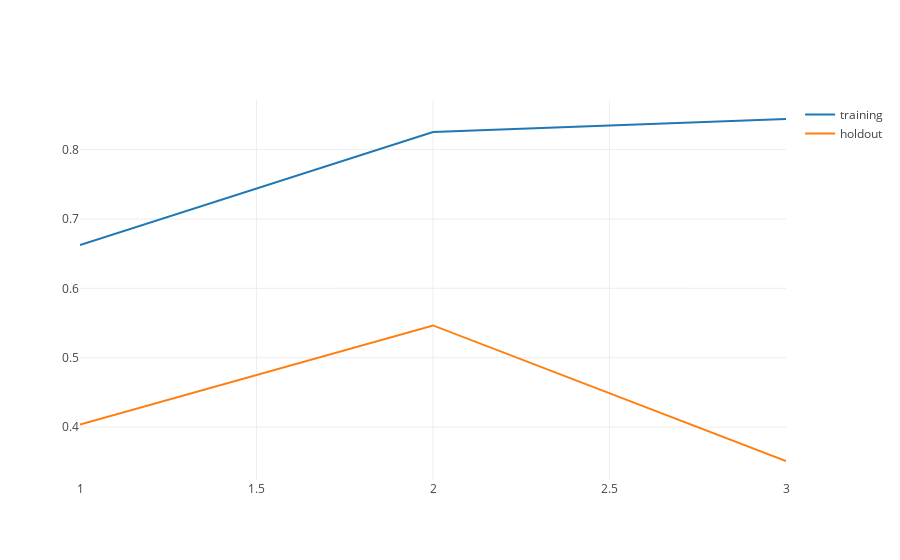

Notebook source saved alongside this figure:
### Markdown cell above
| model                  |train score | holdout score |  
| ---------------------- |:----------:| :------------:|
| temps, ages, weekend   | .66        |  .40          |
| temps, weekend         | .82        |  .54      
| temps                  | .84        |  .35         |

### Code cell
model_parameters = [1, 2, 3]
training_trace = trace_values(model_parameters, training_scores, mode = 'lines', name = 'training')
holdout_trace = trace_values(model_parameters, holdout_scores, mode = 'lines', name = 'holdout')
plot([training_trace, holdout_trace])

### Figure 1 — Plotly figure (JSON) as saved in the notebook; plotly's stock layout.template omitted (floating-point values rounded to 4 significant figures)
{"data": [{"mode": "lines", "name": "training", "text": [], "type": "scatter", "uid": "8e5c9fd0-a00c-4945-aab2-bec47be20967", "x": [1, 2, 3], "y": [0.6624, 0.8253, 0.8441]}, {"mode": "lines", "name": "holdout", "text": [], "type": "scatter", "uid": "1e5587ca-dc34-4150-a903-17f1f76e4e32", "x": [1, 2, 3], "y": [0.4037, 0.5466, 0.3512]}], "layout": {"autosize": true, "xaxis": {"autorange": true, "range": [1, 3], "type": "linear"}, "yaxis": {"autorange": true, "range": [0.3238, 0.8714], "type": "linear"}}}
